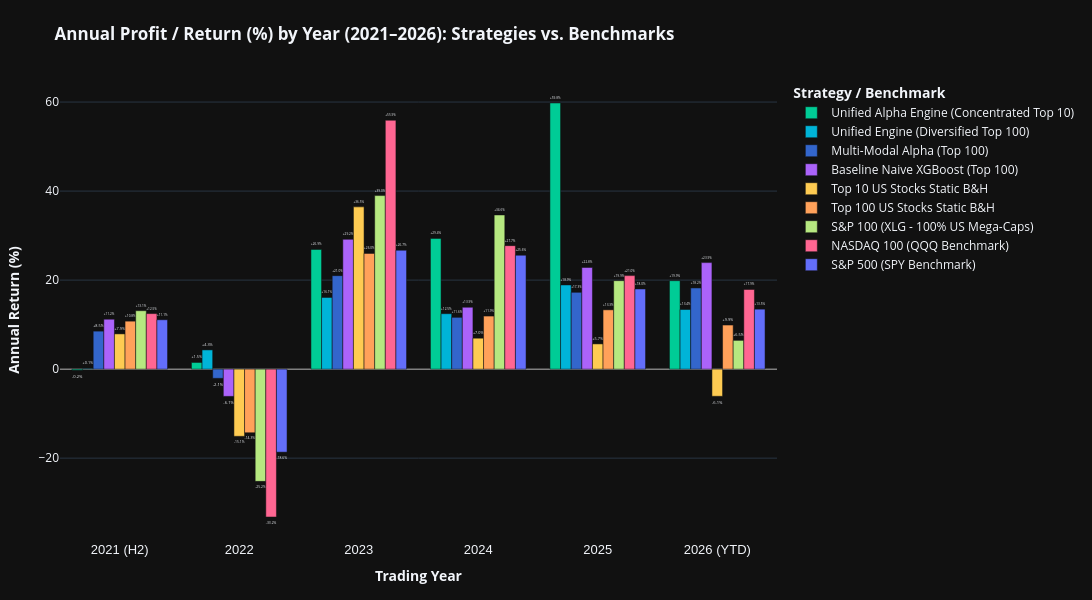

Notebook cell for this chart:
### Markdown cell above
## 6. Annual Returns & Profit Breakdown by Year (Bar Chart 2021–2026)

### Code cell
# Compute annual returns per year
df_master_eval['year'] = df_master_eval['date'].dt.year
strat_cols = [c for c in df_master_eval.columns if c not in ['date', 'year']]

annual_records = []
for y, grp in df_master_eval.groupby('year'):
    year_label = f"{y} (H2)" if y == 2021 else (f"{y} (YTD)" if y == 2026 else str(y))
    start_vals = grp.iloc[0][strat_cols]
    end_vals = grp.iloc[-1][strat_cols]
    rets = ((end_vals / start_vals) - 1.0) * 100.0
    record = {'Year': year_label}
    for col in strat_cols:
        record[labels[col]] = rets[col]
    annual_records.append(record)

df_annual_table = pd.DataFrame(annual_records)
print("=== ANNUAL RETURNS BREAKDOWN BY YEAR (% PROFIT) ===")
print(df_annual_table.to_string(index=False))

# Build Grouped Bar Chart
fig_bar = go.Figure()

for col in strat_cols:
    lbl = labels[col]
    fig_bar.add_trace(go.Bar(
        x=df_annual_table['Year'],
        y=df_annual_table[lbl],
        name=lbl,
        marker_color=colors[col],
        text=df_annual_table[lbl].apply(lambda v: f"{v:+.1f}%"),
        textposition='outside'
    ))

fig_bar.update_layout(
    template='plotly_dark',
    barmode='group',
    width=1150,
    height=600,
    title='<b>Annual Profit / Return (%) by Year (2021–2026): Strategies vs. Benchmarks</b>',
    xaxis=dict(title='<b>Trading Year</b>', tickfont=dict(size=13, family='Arial')),
    yaxis=dict(title='<b>Annual Return (%)</b>', tickfont=dict(size=12), zeroline=True, zerolinewidth=1.5, zerolinecolor='gray'),
    margin=dict(l=60, r=230, t=80, b=60),
    legend=dict(orientation='v', yanchor='top', y=1.0, xanchor='left', x=1.02, title=dict(text='<b>Strategy / Benchmark</b>'))
)
fig_bar.show()

### Figure 1 — Plotly figure (JSON) as saved in the notebook; plotly's stock layout.template omitted (floating-point values rounded to 4 significant figures)
{"data": [{"marker": {"color": "#00CC96"}, "name": "Unified Alpha Engine (Concentrated Top 10)", "text": ["-0.2%", "+1.5%", "+26.9%", "+29.4%", "+59.8%", "+19.9%"], "textposition": "outside", "type": "bar", "x": ["2021 (H2)", "2022", "2023", "2024", "2025", "2026 (YTD)"], "y": [-0.2315, 1.498, 26.89, 29.37, 59.79, 19.87]}, {"marker": {"color": "#00B4D8"}, "name": "Unified Engine (Diversified Top 100)", "text": ["+0.1%", "+4.3%", "+16.1%", "+12.5%", "+18.9%", "+13.4%"], "textposition": "outside", "type": "bar", "x": ["2021 (H2)", "2022", "2023", "2024", "2025", "2026 (YTD)"], "y": [0.1188, 4.316, 16.1, 12.45, 18.91, 13.39]}, {"marker": {"color": "#3366CC"}, "name": "Multi-Modal Alpha (Top 100)", "text": ["+8.5%", "-2.1%", "+21.0%", "+11.6%", "+17.3%", "+18.2%"], "textposition": "outside", "type": "bar", "x": ["2021 (H2)", "2022", "2023", "2024", "2025", "2026 (YTD)"], "y": [8.535, -2.065, 21.0, 11.63, 17.26, 18.23]}, {"marker": {"color": "#AB63FA"}, "name": "Baseline Naive XGBoost (Top 100)", "text": ["+11.2%", "-6.1%", "+29.2%", "+13.9%", "+22.8%", "+23.9%"], "textposition": "outside", "type": "bar", "x": ["2021 (H2)", "2022", "2023", "2024", "2025", "2026 (YTD)"], "y": [11.21, -6.119, 29.16, 13.9, 22.84, 23.93]}, {"marker": {"color": "#FECB52"}, "name": "Top 10 US Stocks Static B&H", "text": ["+7.9%", "-15.1%", "+36.5%", "+7.0%", "+5.7%", "-6.1%"], "textposition": "outside", "type": "bar", "x": ["2021 (H2)", "2022", "2023", "2024", "2025", "2026 (YTD)"], "y": [7.915, -15.09, 36.45, 6.951, 5.665, -6.097]}, {"marker": {"color": "#FFA15A"}, "name": "Top 100 US Stocks Static B&H", "text": ["+10.8%", "-14.3%", "+26.0%", "+11.9%", "+13.3%", "+9.9%"], "textposition": "outside", "type": "bar", "x": ["2021 (H2)", "2022", "2023", "2024", "2025", "2026 (YTD)"], "y": [10.78, -14.29, 26.0, 11.92, 13.32, 9.905]}, {"marker": {"color": "#B6E880"}, "name": "S&P 100 (XLG - 100% US Mega-Caps)", "text": ["+13.1%", "-25.2%", "+39.0%", "+34.6%", "+19.9%", "+6.5%"], "textposition": "outside", "type": "bar", "x": ["2021 (H2)", "2022", "2023", "2024", "2025", "2026 (YTD)"], "y": [13.12, -25.21, 38.99, 34.63, 19.87, 6.462]}, {"marker": {"color": "#FF6692"}, "name": "NASDAQ 100 (QQQ Benchmark)", "text": ["+12.5%", "-33.2%", "+55.9%", "+27.7%", "+21.0%", "+17.9%"], "textposition": "outside", "type": "bar", "x": ["2021 (H2)", "2022", "2023", "2024", "2025", "2026 (YTD)"], "y": [12.47, -33.22, 55.91, 27.74, 21.01, 17.89]}, {"marker": {"color": "#636EFA"}, "name": "S&P 500 (SPY Benchmark)", "text": ["+11.1%", "-18.6%", "+26.7%", "+25.6%", "+18.0%", "+13.5%"], "textposition": "outside", "type": "bar", "x": ["2021 (H2)", "2022", "2023", "2024", "2025", "2026 (YTD)"], "y": [11.09, -18.65, 26.71, 25.59, 18.01, 13.47]}], "layout": {"barmode": "group", "height": 600, "legend": {"orientation": "v", "title": {"text": "<b>Strategy / Benchmark</b>"}, "x": 1.02, "xanchor": "left", "y": 1.0, "yanchor": "top"}, "margin": {"b": 60, "l": 60, "r": 230, "t": 80}, "title": {"text": "<b>Annual Profit / Return (%) by Year (2021–2026): Strategies vs. Benchmarks</b>"}, "width": 1150, "xaxis": {"tickfont": {"family": "Arial", "size": 13}, "title": {"text": "<b>Trading Year</b>"}}, "yaxis": {"tickfont": {"size": 12}, "title": {"text": "<b>Annual Return (%)</b>"}, "zeroline": true, "zerolinecolor": "gray", "zerolinewidth": 1.5}}}
